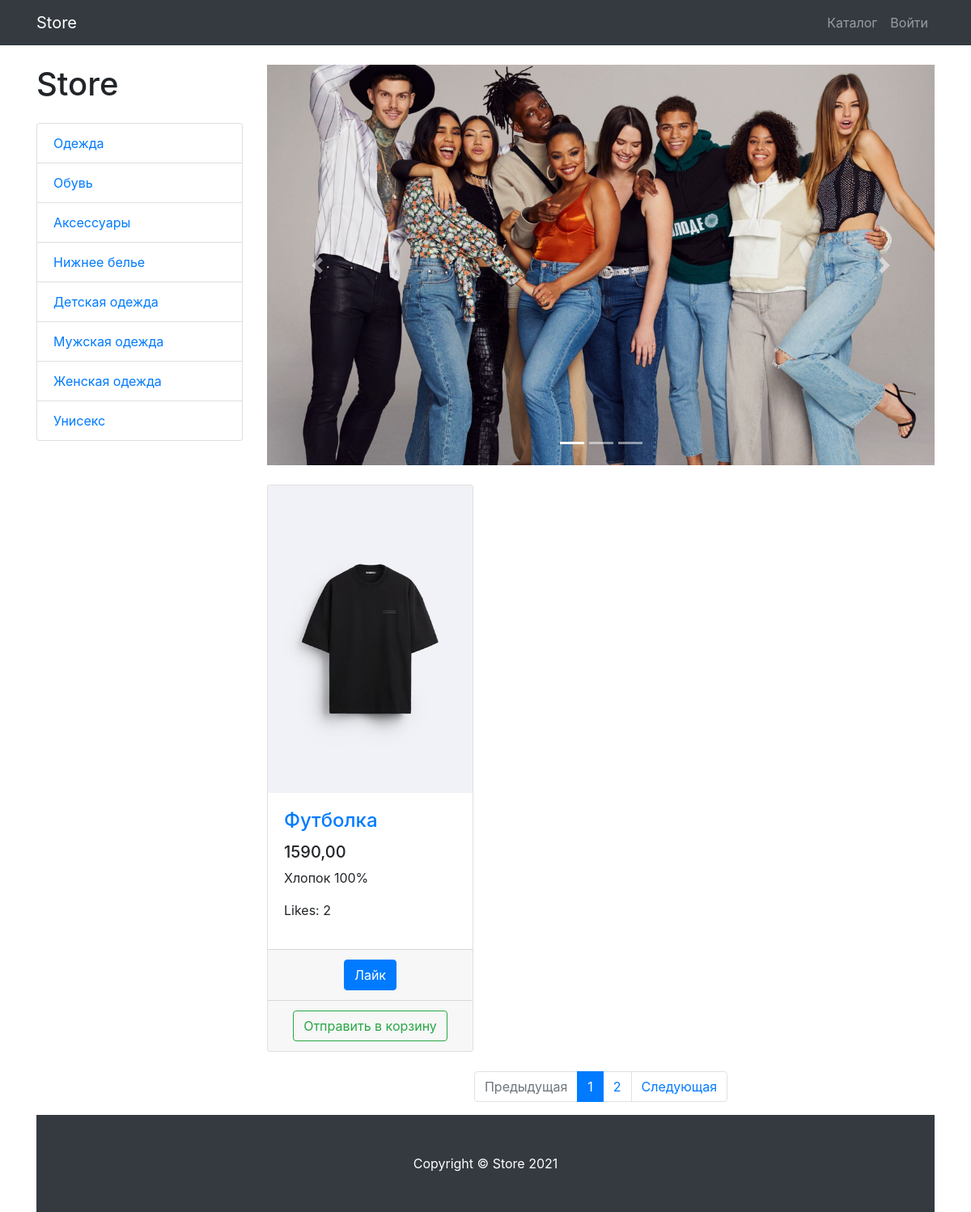
The page /products/1/ on the database its author committed.
### products/models.py (models this page shows, shortened)
class ProductCategory(models.Model):
    name = models.CharField(
        max_length=64,
        unique=True
    )
    description = models.TextField(
        blank=True
    )
    class Meta:
        verbose_name = 'Категория'
        verbose_name_plural = 'Категории'

class Product(models.Model):
    name = models.CharField(
        max_length=256
    )
    image = models.ImageField(
        upload_to='products_images'
    )
    description = models.TextField(
        blank=True
    )
    short_description = models.CharField(
        max_length=64,
        blank=True
    )
    price = models.DecimalField(
        max_digits=8,
        decimal_places=2,
        default=0
    )
    quantity = models.PositiveIntegerField(
        default=0
    )
    category = models.ForeignKey(
        ProductCategory,
        on_delete=models.PROTECT
    )
    likes = models.PositiveIntegerField(
        default=0
    )
    class Meta:
        verbose_name = 'Продукт'
        verbose_name_plural = 'Продукты'

### products/views.py (the view)
# urls.py: path('', products, name='index'),
def products(request, category_id=None, page=1):
    context = {'title': 'Каталог', 'categories': ProductCategory.objects.all()}
    if category_id:
        products =Product.objects.filter(category_id=category_id)
    else:
        products = Product.objects.all()
    paginator = Paginator(products, 1)
    products_paginator = paginator.page(page)
    context.update({'products': products_paginator})
    return render (request, 'products/products.html', context)

### products/templates/products/products.html (shortened to what this page needs)
{% extends 'products/base.html' %}
{% load static %}
{% block css %}
    <link href="{% static 'css/products.css' %}" rel="stylesheet">
{% endblock %}
{% block content %}
    <div class="container">
        <div class="row">
            <div class="col-lg-3">
                <h1 class="my-4">Store</h1>
                <div class="list-group">
                    {% for category in categories %}
                    <a href="{% url 'products:category' category.id %}"
                        class="list-group-item">
                        {{ category.name }}
                    </a>
                    {% endfor %}
                </div>
            </div>
            <div class="col-lg-9">
                <div id="carouselExampleIndicators" class="carousel slide my-4" data-ride="carousel">
                    <ol class="carousel-indicators">
                        <li data-target="#carouselExampleIndicators" data-slide-to="0" class="active"></li>
                        <li data-target="#carouselExampleIndicators" data-slide-to="1"></li>
                        <li data-target="#carouselExampleIndicators" data-slide-to="2"></li>
                    </ol>
                    <div class="carousel-inner" role="listbox">
                        <div class="carousel-item active">
                            <img class="d-block img-fluid" src="{% static 'vendor/img/slides/slide-1.jpg' %}" alt="First slide">
                        </div>
                    </div>
                    <a class="carousel-control-prev" href="#carouselExampleIndicators" role="button" data-slide="prev">
                        <span class="carousel-control-prev-icon" aria-hidden="true"></span>
                    </a>
                    <a class="carousel-control-next" href="#carouselExampleIndicators" role="button" data-slide="next">
                        <span class="carousel-control-next-icon" aria-hidden="true"></span>
                    </a>
                </div>
                <div class="row">
                    {% for product in products %}
                        <div class="col-lg-4 col-md-6 mb-4">
                            <div class="card h-100">
                                <a href="#">
                                    <img class="card-img-top"
                                        src="/media/{{ product.image }}"
                                        alt="">
                                </a>
                                <div class="card-body">
                                    <h4 class="card-title">
                                        <a href="#">{{ product.name }}</a>
                                    </h4>
                                    <h5>{{ product.price }}</h5>
                                    <p class="card-text">{{ product.short_description }}</p>
                                    <p>Likes: {{ product.likes }}</p>
                                </div>
                                <div class="card-footer text-center">
                                    <a href="{% url 'products:like_product' product.id %}">
                                    <button type="button" class="btn btn-primary">Лайк</button>
                                    </a>
                                </div>
                                <div class="card-footer text-center">
                                    <a href="{% url 'products:basket_add' product.id %}">
                                    <button type="button" class="btn btn-outline-success">
                                        Отправить в корзину</button>
                                    </a>
                                </div>
                            </div>
                        </div>
                    {% endfor %}
                </div>
                <nav aria-label="Page navigation example">
                    <ul class="pagination justify-content-center">
                        <li class="page-item {% if not products.has_previous %} disabled {% endif %}">
                            <a class="page-link"
                                href="{% if products.has_previous %} {% url 'products:page' products.previous_page_number %} {% else %} # {% endif %}"
                                tabindex="-1" aria-disabled="true">Предыдущая</a>
                        </li>
                        {% for page in products.paginator.page_range %}
                            <li class="page-item {% if page == products.number %} active {% endif %}">
                                <a class="page-link" href="{% url 'products:page' page %}">{{ page }}</a>
                            </li>
                        {% endfor %}
                        <li class="page-item {% if not products.has_next %} disabled {% endif %}">
                            <a class="page-link"
                                href="{% if products.has_next %} {% url 'products:page' products.next_page_number %} {% else %} # {% endif %}">
                                Следующая
                            </a>
                        </li>
                    </ul>
                </nav>
            </div>
        </div>
{% endblock %}
{% block footer%}
    <footer class="py-5 bg-dark">
        <div class="container">
            <p class="m-0 text-center text-white">Copyright &copy; Store 2021</p>
        </div>
    </footer>
{% endblock %}

### static/css/products.css (style rules this page uses)
body { padding-top: 56px; }

### rows shown on the page
ProductCategory: name "Одежда"
ProductCategory: name "Обувь"
ProductCategory: name "Аксессуары"
ProductCategory: name "Нижнее белье"
ProductCategory: name "Детская одежда"
ProductCategory: name "Мужская одежда"
ProductCategory: name "Женская одежда"
ProductCategory: name "Унисекс"
Product: image (picture), name "Футболка", price "1590,00", short_description "Хлопок 100%", likes "2"

### other values the page prints
{{ page }} "1" "2"
